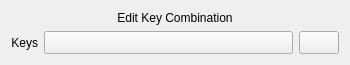
<?xml version="1.0" encoding="UTF-8"?>
<ui version="4.0">
 <class>KisKeyInputEditor</class>
 <widget class="QWidget" name="KisKeyInputEditor">
  <property name="geometry">
   <rect>
    <x>0</x>
    <y>0</y>
    <width>350</width>
    <height>65</height>
   </rect>
  </property>
  <property name="sizePolicy">
   <sizepolicy hsizetype="MinimumExpanding" vsizetype="Fixed">
    <horstretch>0</horstretch>
    <verstretch>0</verstretch>
   </sizepolicy>
  </property>
  <layout class="QGridLayout" name="gridLayout_2">
   <item row="0" column="0" colspan="3">
    <widget class="QLabel" name="label">
     <property name="sizePolicy">
      <sizepolicy hsizetype="Minimum" vsizetype="Fixed">
       <horstretch>0</horstretch>
       <verstretch>0</verstretch>
      </sizepolicy>
     </property>
     <property name="text">
      <string>Edit Key Combination</string>
     </property>
     <property name="alignment">
      <set>Qt::AlignCenter</set>
     </property>
    </widget>
   </item>
   <item row="1" column="2">
    <widget class="KPushButton" name="clearKeysButton">
     <property name="sizePolicy">
      <sizepolicy hsizetype="Minimum" vsizetype="Minimum">
       <horstretch>0</horstretch>
       <verstretch>0</verstretch>
      </sizepolicy>
     </property>
     <property name="icon">
      <iconset theme="edit-clear-locationbar-rtl">
       <normaloff/>
      </iconset>
     </property>
    </widget>
   </item>
   <item row="1" column="0">
    <widget class="QLabel" name="keysLabel">
     <property name="styleSheet">
      <string notr="true">background: none;</string>
     </property>
     <property name="text">
      <string>Keys</string>
     </property>
     <property name="alignment">
      <set>Qt::AlignRight|Qt::AlignTrailing|Qt::AlignVCenter</set>
     </property>
    </widget>
   </item>
   <item row="1" column="1">
    <widget class="KisInputButton" name="keysButton">
     <property name="sizePolicy">
      <sizepolicy hsizetype="MinimumExpanding" vsizetype="Minimum">
       <horstretch>0</horstretch>
       <verstretch>0</verstretch>
      </sizepolicy>
     </property>
     <property name="icon">
      <iconset theme="configure">
       <normaloff/>
      </iconset>
     </property>
    </widget>
   </item>
  </layout>
 </widget>
 <customwidgets>
  <customwidget>
   <class>KPushButton</class>
   <extends>QPushButton</extends>
   <header>kpushbutton.h</header>
  </customwidget>
  <customwidget>
   <class>KisInputButton</class>
   <extends>QPushButton</extends>
   <header>input/config/kis_input_button.h</header>
  </customwidget>
 </customwidgets>
 <resources/>
 <connections/>
</ui>
